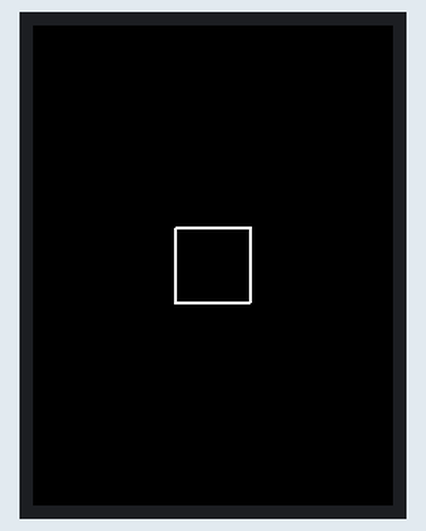
Simulated run of this sketch. Board: ESP32. Shown: 240×320 colour display.

Above: at 0.38 s.
At 5.11 s:
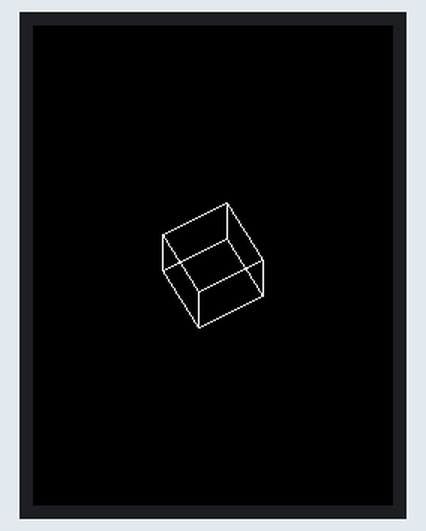
At 10.17 s:
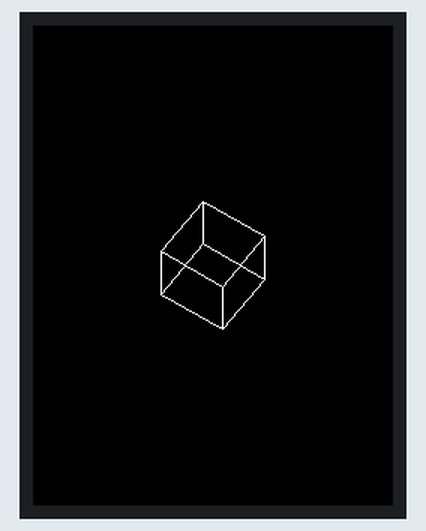
At 19.94 s:
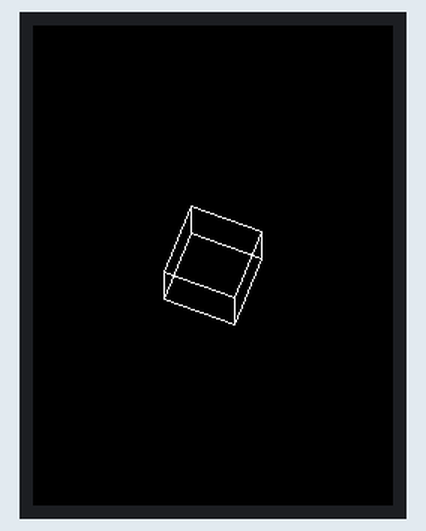
At 29.72 s:
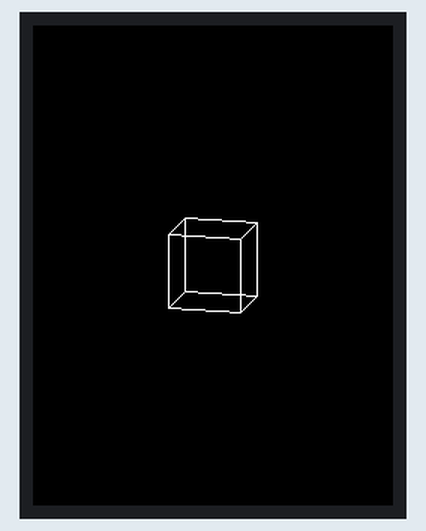
At 39.82 s:
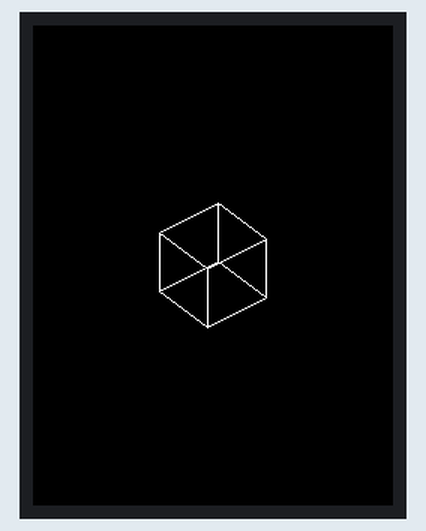

The sketch:

rotationCube.ino
```cpp
//旋转的立方体
#include <TFT_eSPI.h>
#include <math.h>

TFT_eSPI tft = TFT_eSPI();  // 创建 TFT_eSPI 实例

// 立方体的顶点坐标
float vertices[8][3] = {
  { -25, -25, -25 },  // 0
  { 25, -25, -25 },   // 1
  { 25, 25, -25 },    // 2
  { -25, 25, -25 },   // 3
  { -25, -25, 25 },   // 4
  { 25, -25, 25 },    // 5
  { 25, 25, 25 },     // 6
  { -25, 25, 25 }     // 7
};

// 连接立方体顶点的边
int edges[12][2] = {
  { 0, 1 },
  { 1, 2 },
  { 2, 3 },
  { 3, 0 },
  { 4, 5 },
  { 5, 6 },
  { 6, 7 },
  { 7, 4 },
  { 0, 4 },
  { 1, 5 },
  { 2, 6 },
  { 3, 7 }
};

// 画面中心坐标
int centerX;
int centerY;

// 旋转角度
float angle = 0.0;

void setup() {
  tft.begin();         // 初始化 TFT 显示屏
  tft.setRotation(0);  // 设置显示屏方向，根据需要进行调整

  centerX = tft.width() / 2;
  centerY = tft.height() / 2;
}

void loop() {
  tft.fillScreen(TFT_BLACK);  // 清空屏幕

  // 更新旋转角度
  angle += 1;
  // 旋转角度取模
  angle = fmod(angle, 360.0);

  // 绘制立方体的线条
  for (int i = 0; i < 12; i++) {
    int v0 = edges[i][0];
    int v1 = edges[i][1];
    float x0 = vertices[v0][0];
    float y0 = vertices[v0][1];
    float z0 = vertices[v0][2];
    float x1 = vertices[v1][0];
    float y1 = vertices[v1][1];
    float z1 = vertices[v1][2];

    // 绕Y轴旋转
    rotateY(&x0, &z0, angle);
    rotateY(&x1, &z1, angle);

    // 绕X轴旋转
    rotateX(&y0, &z0, angle);
    rotateX(&y1, &z1, angle);

    drawLine(x0, y0, x1, y1);
  }

  delay(1);  // 稍微延迟一下，调整旋转速度
}

// 绘制线条
void drawLine(float x0, float y0, float x1, float y1) {
  tft.drawLine(centerX + x0, centerY + y0, centerX + x1, centerY + y1, TFT_WHITE);
}

// 绕Y轴旋转
void rotateY(float *x, float *z, float angle) {
  float rad = angle * PI / 180.0;
  float new_x = (*x) * cos(rad) + (*z) * sin(rad);
  float new_z = (*z) * cos(rad) - (*x) * sin(rad);
  (*x) = new_x;
  (*z) = new_z;
}

// 绕X轴旋转
void rotateX(float *y, float *z, float angle) {
  float rad = angle * PI / 180.0;
  float new_y = (*y) * cos(rad) - (*z) * sin(rad);
  float new_z = (*z) * cos(rad) + (*y) * sin(rad);
  (*y) = new_y;
  (*z) = new_z;
}
```
